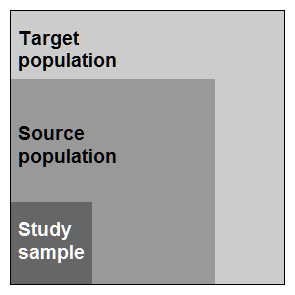

Reproduce this figure in R.

png(filename = "RRfigure.png",width = 5, height = 5, units = "cm", res = 150)
par(mar = c(0,0,0,0))
plot(0, type = "n",
     xlim = c(0,1), ylim = c(0,1),
     ylab = "", xlab = "",
     xaxt = "n", yaxt = "n", bty = "n")
rect(0,0,1,1, col = "grey80", border = NA)
rect(0,0,.75,.75, col = "grey60", border = NA)
rect(0,0,.75*.4,.75*.4, col = "grey40", border = NA)
text(.0,.85,"Target\npopulation", pos = 4, font = 2, cex = .75,offset = 0.25)
text(.0,.5,"Source\npopulation", pos = 4, font = 2, cex = .75,offset = 0.25)
text(.0,.15,"Study\nsample", pos = 4, col = "white", font = 2, cex = .75,offset = 0.25)
rect(0,0,1,1)

dev.off()